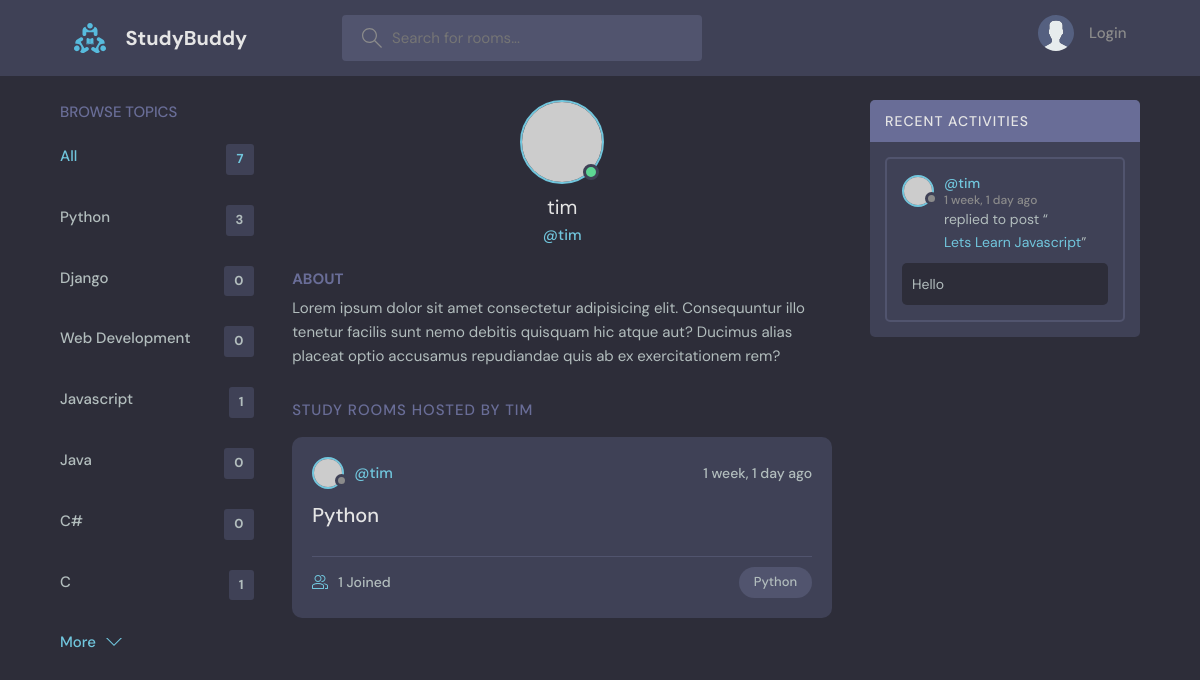
The app's page /profile/2/ with its own data.
### base/models.py (models this page shows, shortened)
class Topic(models.Model):
  name = models.CharField(max_length=200)

class Room(models.Model):
  host =  models.ForeignKey(User,on_delete=models.SET_NULL,null=True)
  topic =  models.ForeignKey(Topic,on_delete=models.SET_NULL,null=True)
  name = models.CharField(max_length=200)
  description =  models.TextField(null=True,blank=True)
  participants = models.ManyToManyField(User,related_name='paticipants', blank=True)
  updated =  models.DateTimeField(auto_now=True)
  created =  models.DateTimeField(auto_now_add=True)
  class Meta:
    ordering = ['-updated','-created']
  def __str__(self):
    return self.name

class Message(models.Model):
  user = models.ForeignKey(User,on_delete=models.CASCADE)
  room =  models.ForeignKey(Room,on_delete=models.CASCADE)
  body =  models.TextField()
  updated =  models.DateTimeField(auto_now=True)
  created =  models.DateTimeField(auto_now_add=True)
  class Meta:
    ordering = ['-updated','-created']
  def __str__(self):
    return self.body[0:50]

### base/views.py (the view)
# urls.py: path('profile/<str:pk>/',views.userProfile, name='user-profile'),
def userProfile(request, pk):
    user = User.objects.get(id=pk)
    rooms = user.room_set.all()
    room_message = user.message_set.all()
    topics = Topic.objects.all()
    context = {
        "user": user,
        "rooms": rooms,
        "room_messages": room_message,
        "topics": topics,
    }
    return render(request, "base/profile.html", context)

### base/templates/base/profile.html (shortened to what this page needs)
{% extends "main.html" %}
{% block content %}
  <main class="profile-page layout layout--3">
    <div class="container">
      {%include 'base/topics_components.html'%}
      <div class="roomList">
        <div class="profile">
          <div class="profile__avatar">
            <div class="avatar avatar--large active">
              <img src="https://randomuser.me/api/portraits/men/11.jpg" />
            </div>
          </div>
          <div class="profile__info">
            <h3>{{user.username}}</h3>
            <p>@{{user.username}}</p>
          </div>
          <div class="profile__about">
            <h3>About</h3>
            <p>
              Lorem ipsum dolor sit amet consectetur adipisicing elit. Consequuntur illo tenetur
              facilis sunt nemo debitis quisquam hic atque aut? Ducimus alias placeat optio
              accusamus repudiandae quis ab ex exercitationem rem?
            </p>
          </div>
        </div>
        <div class="roomList__header">
          <div>
            <h2>Study Rooms Hosted by {{user.username}}</a>
            </h2>
          </div>
        </div>
        {%include 'base/feed_component.html'%}
      </div>
      {%include 'base/activity_component.html'%}
    </div>
  </main>
{% endblock content %}

### base/templates/base/topics_components.html
<div class="topics">
      <div class="topics__header">
        <h2>Browse Topics</h2>
      </div>
      <ul class="topics__list">
        <li>
          <a href="{%url 'home'%}" class="active">All <span>{{topics.count}}</span></a>
        </li>
    {% for topic in topics%}
        <li>
          <a href="{%url "home"%}?q={{topic.name}}">{{topic.name}} <span>{{topic.room_set.all.count}}</span></a>
        </li>
    {% endfor %}
      </ul>
      <a class="btn btn--link" href="topics.html">
        More
        <svg version="1.1" xmlns="http://www.w3.org/2000/svg" width="32" height="32" viewBox="0 0 32 32">
          <title>chevron-down</title>
          <path d="M16 21l-13-13h-3l16 16 16-16h-3l-13 13z"></path>
        </svg>
      </a>
    </div>

### base/templates/base/feed_component.html (shortened to what this page needs)
{% for room in rooms %}
<div class="roomListRoom">
  <div class="roomListRoom__header">
    <a href="{%url 'user-profile' room.host.id%}" class="roomListRoom__author">
      <div class="avatar avatar--small">
        <img src="https://randomuser.me/api/portraits/women/11.jpg" />
      </div>
      <span>@{{room.host.username}}</span>
    </a>
    <div class="roomListRoom__actions">
      <span>{{room.created|timesince}} ago</span>
    </div>
  </div>
  <div class="roomListRoom__content">
  <a href="{%url 'room' room.id%}">{{room.name}}</a>
  </div>
  <div class="roomListRoom__meta">
    <a href="{%url 'room' room.id%}" class="roomListRoom__joined">
      {{room.participants.all.count}} Joined
    </a>
    <p class="roomListRoom__topic">{{room.topic.name}}</p>
  </div>
</div>
{% endfor %}

### base/templates/base/activity_component.html (shortened to what this page needs)
<div class="activities">
      <div class="activities__header">
        <h2>Recent Activities</h2>
      </div>
  {%for message in room_messages%}
  <div class="activities__box">
    <div class="activities__boxHeader roomListRoom__header">
      <a href="{%url "user-profile" message.user.id%}" class="roomListRoom__author">
        <div class="avatar avatar--small">
          <img src="https://randomuser.me/api/portraits/women/11.jpg" />
        </div>
        <p>
          @{{message.user}}
          <span>{{message.created|timesince}} ago</span>
        </p>
      </a>
    </div>
    <div class="activities__boxContent">
      <p>replied to post “<a href="{%url 'room' message.room.id%}">{{message.room}}</a>”</p>
      <div class="activities__boxRoomContent">
        {{message}}
      </div>
    </div>
  </div>
{%endfor%}
  </div>

### records on screen
Topic: name "Python", room_set.all.count "3"
Topic: name "Django", room_set.all.count "0"
Topic: name "Web Development", room_set.all.count "0"
Topic: name "Javascript", room_set.all.count "1"
Topic: name "Java", room_set.all.count "0"
Topic: name "C#", room_set.all.count "0"
Topic: name "C", room_set.all.count "1"
Room: host.username "tim", created "1 week, 1 day", name "Python", participants.all.count "1", topic.name "Python"
Message: user "tim", created "1 week, 1 day", room "Lets Learn Javascript", body "Hello"

### other values on screen
{{ topics.count }} "7"
{{ user.username }} "tim"
{{ user.username }} "TIM"
